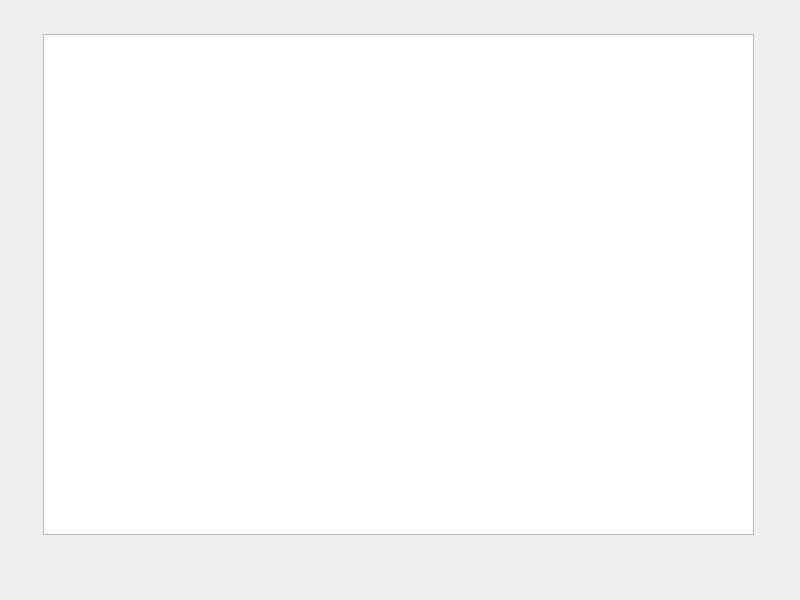
<?xml version="1.0" encoding="UTF-8"?>
<ui version="4.0">
 <class>MainDialog</class>
 <widget class="QDialog" name="MainDialog">
  <property name="geometry">
   <rect>
    <x>0</x>
    <y>0</y>
    <width>800</width>
    <height>600</height>
   </rect>
  </property>
  <property name="windowTitle">
   <string>UDP网络服务器</string>
  </property>
  <widget class="QPlainTextEdit" name="plainTextEdit_ListMsg">
   <property name="geometry">
    <rect>
     <x>43</x>
     <y>34</y>
     <width>711</width>
     <height>501</height>
    </rect>
   </property>
  </widget>
 </widget>
 <resources/>
 <connections/>
</ui>
